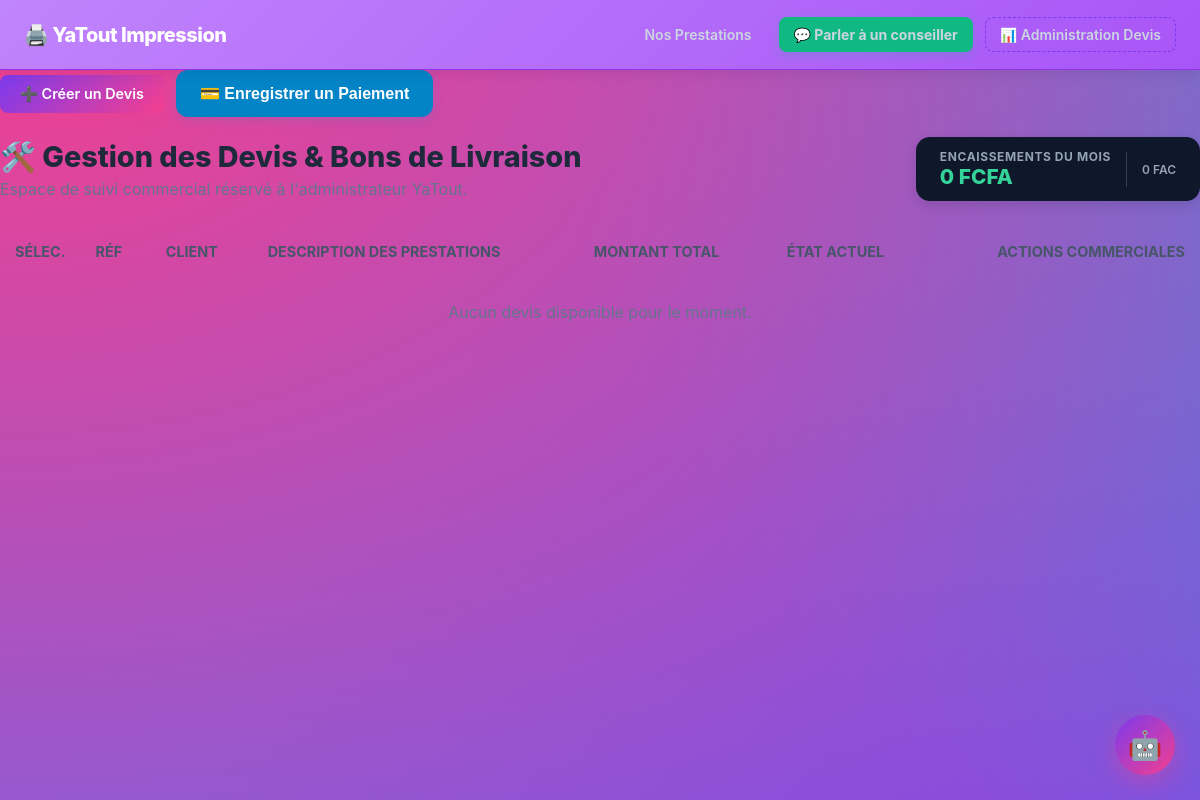
/gestion-devis/ (signed in), run on an earlier commit of the app's database.
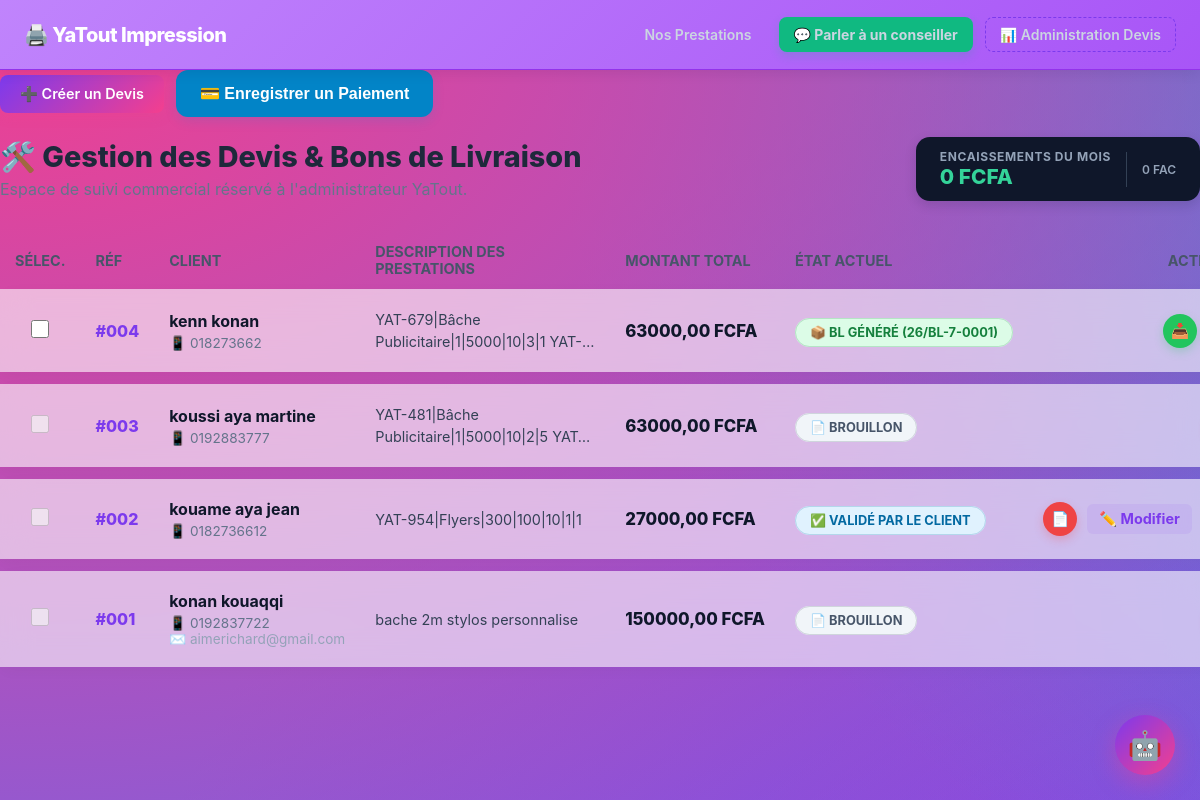
And on a later commit of the database.
### shop/models.py (models this page shows, shortened)
class Devis(models.Model):
    STATUT_CHOICES = [
        ('brouillon', 'Brouillon'),
        ('envoye', 'Envoyé au client'),
        ('valide', 'Validé par le client'),
        ('rejete', 'Rejeté'),
        ('converti_bl', 'Converti en BL'),
    ]
    nom_client = models.CharField(max_length=150, verbose_name="Nom complet du client")
    telephone = models.CharField(max_length=20, verbose_name="Numéro de téléphone / WhatsApp")
    email = models.EmailField(blank=True, null=True, verbose_name="Email (optionnel)")
    description_prestation = models.TextField(verbose_name="Détails des prestations demandées")
    montant_total = models.DecimalField(max_digits=10, decimal_places=2, verbose_name="Montant Total (FCFA)")
    statut = models.CharField(max_length=20, choices=STATUT_CHOICES, default='brouillon')
    livre_par = models.CharField(max_length=150, default="Nous-mêmes", verbose_name="Mode de livraison")
    cree_par = models.ForeignKey(User, on_delete=models.SET_NULL, null=True, limit_choices_to={'is_staff': True})
    date_creation = models.DateTimeField(auto_now_add=True)
    date_modification = models.DateTimeField(auto_now=True)
    numero_bl = models.CharField(max_length=50, blank=True, null=True, verbose_name="Numéro de BL associé")
    numero_devis_personnalise = models.CharField(max_length=20, unique=True, blank=True, null=True)
    statut = models.CharField(max_length=20, choices=STATUT_CHOICES, default='brouillon')
    livre_par = models.CharField(max_length=150, default="Nous-mêmes", verbose_name="Mode de livraison")
    class Meta:
        verbose_name = "Devis"
        ordering = ['-date_creation']

### shop/views.py (the view)
# urls.py: path('gestion-devis/', views.espace_devis_dashboard, name='espace_devis_dashboard'),
@user_passes_test(est_administrateur, login_url='connexion')
def espace_devis_dashboard(request):
    aujourdhui = timezone.now()
    factures_du_mois = Facture.objects.filter(
        date_paiement__year=aujourdhui.year,
        date_paiement__month=aujourdhui.month
    )
    total_du_mois = factures_du_mois.aggregate(Sum('montant_recu'))['montant_recu__sum'] or 0
    nombre_transactions = factures_du_mois.count()
    devis_list = Devis.objects.all().order_by('-id')
    historique_paiements = Facture.objects.all().order_by('-date_paiement')
    return render(request, 'shop/admin_devis_dashboard.html', {
        'devis_list': devis_list,
        'historique_paiements': historique_paiements, # 👈 Transmis au HTML
        'prestation': True,
        'total_du_mois': total_du_mois,
        'nombre_transactions': nombre_transactions,
        'mois_actuel': aujourdhui.strftime("%B %Y")
    })

### shop/views.py (called while the page is built)
def est_administrateur(user):
    return user.is_authenticated and (user.is_staff or user.is_superuser)

### shop/templates/shop/admin_devis_dashboard.html (shortened to what the changed rows need)
{% extends 'shop/base.html' %}
{% block content %}
<div style="display: flex; flex-direction: column-reverse !important; justify-content: flex-start; align-items: flex-start !important; margin-bottom: 30px; gap: 20px;">
    <div style="flex-shrink: 0; width: 100%; display: flex; justify-content: space-between; align-items: center; flex-wrap: wrap; gap: 15px;">
        <div>
            <h2 style="color: #1e293b; font-weight: 800; margin: 0; font-size: 1.8rem;">🛠️ Gestion des Devis & Bons de Livraison</h2>
        </div>
    </div>
</div>
        <div style="overflow-x: auto; width: 100%;">
            <table style="width: 100%; border-collapse: separate; border-spacing: 0 12px; min-width: 900px;">
                <thead>
                    <tr style="color: #475569; text-align: left; font-weight: 700; font-size: 0.9rem;">
                        <th style="padding: 0 15px; width: 40px;">SÉLEC.</th>
                        <th style="padding: 0 15px;">RÉF</th>
                        <th style="padding: 0 15px;">CLIENT</th>
                        <th style="padding: 0 15px;">DESCRIPTION DES PRESTATIONS</th>
                        <th style="padding: 0 15px;">MONTANT TOTAL</th>
                        <th style="padding: 0 15px;">ÉTAT ACTUEL</th>
                        <th style="padding: 0 15px; text-align: right;">ACTIONS COMMERCIALES</th>
                    </tr>
                </thead>
                <tbody>
                    {% for devis in devis_list %}
                    <tr class="item-list-row" style="background: rgba(255, 255, 255, 0.6) !important;">
                        <td style="padding: 20px 15px; text-align: center;">
                           <input type="checkbox" name="select-devis" class="devis-checkbox"
       data-client="{{ devis.nom_client }}"
       data-montant="{{ devis.montant_total }}"
       data-bl="{{ devis.numero_bl }}"
       {% if devis.statut != 'converti_bl' %}disabled title="Uniquement pour les dossiers avec BL généré"{% endif %}
       style="width: 18px; height: 18px; cursor: pointer;">
                        </td>
                        <td style="padding: 20px 15px; font-weight: 800; color: #7c3aed; font-size: 1rem; white-space: nowrap;">
                            {% if devis.numero_devis_personnalise %}
                                {{ devis.numero_devis_personnalise }}
                            {% else %}
                                #00{{ devis.id }}
                            {% endif %}
                        </td>
                        <td style="padding: 20px 15px; white-space: nowrap;">
                            <strong style="color: #0f172a; font-size: 1rem; display: block; margin-bottom: 4px;">{{ devis.nom_client }}</strong>
                            <span style="color: #64748b; font-size: 0.85rem; display: block;">📱 {{ devis.telephone }}</span>
                            {% if devis.email %}
                                <span style="color: #94a3b8; font-size: 0.85rem; display: block;">✉️ {{ devis.email }}</span>
                            {% endif %}
                        </td>
                        <td style="padding: 20px 15px; color: #334155; font-size: 0.9rem; min-width: 250px; max-width: 300px; line-height: 1.5;">
                            <div style="max-height: 60px; overflow: hidden; text-overflow: ellipsis; display: -webkit-box; -webkit-line-clamp: 2; -webkit-box-orient: vertical;">
                                {{ devis.description_prestation }}
                            </div>
                        </td>
                        <td style="padding: 20px 15px; font-weight: 800; color: #0f172a; font-size: 1.05rem; white-space: nowrap;">
                            {{ devis.montant_total }} FCFA
                        </td>
                        <td style="padding: 20px 15px; white-space: nowrap;">
                            {% if devis.statut == 'converti_bl' %}
                                <span style="background: #dcfce7; color: #15803d; padding: 6px 14px; border-radius: 20px; font-size: 0.8rem; font-weight: 700; border: 1px solid rgba(21, 128, 61, 0.2);">
                                    📦 BL GÉNÉRÉ ({{ devis.numero_bl }})
                                </span>
                            {% elif devis.statut == 'valide' %}
                                <span style="background: #e0f2fe; color: #0369a1; padding: 6px 14px; border-radius: 20px; font-size: 0.8rem; font-weight: 700; border: 1px solid rgba(3, 105, 161, 0.2);">
                                    ✅ VALIDÉ PAR LE CLIENT
                                </span>
                            {% elif devis.statut == 'envoye' %}
                                <span style="background: #fef9c3; color: #a16207; padding: 6px 14px; border-radius: 20px; font-size: 0.8rem; font-weight: 700; border: 1px solid rgba(161, 98, 7, 0.2);">
                                    📩 ENVOYÉ AU CLIENT
                                </span>
                            {% elif devis.statut == 'rejete' %}
                                <span style="background: #fee2e2; color: #b91c1c; padding: 6px 14px; border-radius: 20px; font-size: 0.8rem; font-weight: 700; border: 1px solid rgba(185, 28, 28, 0.2);">
                                    ❌ REJETÉ
                                </span>
                            {% else %}
                                <span style="background: #f1f5f9; color: #475569; padding: 6px 14px; border-radius: 20px; font-size: 0.8rem; font-weight: 700; border: 1px solid rgba(71, 85, 105, 0.2);">
                                    📄 BROUILLON
                                </span>
                            {% endif %}
                        </td>
                        <td style="padding: 20px 15px; text-align: right; white-space: nowrap;">
                            <div style="display: inline-flex; align-items: center; gap: 10px;">
                                {% if devis.statut == 'converti_bl' %}
                                    <a href="{% url 'telecharger_bl_pdf' devis_id=devis.id %}" title="Télécharger le BL PDF" style="display: inline-flex; align-items: center; justify-content: center; width: 34px; height: 34px; background: #22c55e; border-radius: 50%; text-decoration: none; font-size: 0.9rem; box-shadow: 0 4px 10px rgba(34, 197, 94, 0.25); transition: transform 0.2s;" onmouseover="this.style.transform='scale(1.15)'" onmouseout="this.style.transform='scale(1)'">
                                        📥
                                    </a>
                                {% endif %}
                                <a href="{% url 'telecharger_devis_pdf' devis_id=devis.id %}" title="Télécharger le Devis PDF" style="display: inline-flex; align-items: center; justify-content: center; width: 34px; height: 34px; background: #ef4444; border-radius: 50%; text-decoration: none; font-size: 0.9rem; box-shadow: 0 4px 10px rgba(239, 68, 68, 0.25); transition: transform 0.2s;" onmouseover="this.style.transform='scale(1.15)'" onmouseout="this.style.transform='scale(1)'">
                                    📄
                                </a>
                                <a href="{% url 'modifier_devis' devis_id=devis.id %}" style="color: #7c3aed; font-weight: 700; text-decoration: none; font-size: 0.9rem; padding: 6px 12px; background: rgba(124, 58, 237, 0.08); border-radius: 6px; transition: all 0.2s;" onmouseover="this.style.background='rgba(124, 58, 237, 0.15)'" onmouseout="this.style.background='rgba(124, 58, 237, 0.08)'">
                                    ✏️ Modifier
                                </a>
                            </div>
                        </td>
                    </tr>
                    {% empty %}
                    <tr>
                        <td colspan="7" style="padding: 30px; text-align: center; color: #64748b;">
                            Aucun devis disponible pour le moment.
                        </td>
                    </tr>
                    {% endfor %}
                </tbody>
            </table>
        </div>
    </div>
</div>
{% endblock %}

What changed in the data, as far as the page shows it:
added Devis: id "4", nom_client "kenn konan", telephone "018273662", description_prestation "YAT-679|Bâche…", montant_total "63000,00", numero_bl "26/BL-7-0001"
added Devis: id "3", nom_client "koussi aya martine", telephone "0192883777", description_prestation "YAT-481|Bâche…", montant_total "63000,00", shows "📄 BROUILLON"
added Devis: id "2", nom_client "kouame aya jean", telephone "0182736612", description_prestation "YAT-954|Flyers|300|100|10|1|1", montant_total "27000,00", shows "✅ VALIDÉ PAR LE CLIENT"
added Devis: id "1", nom_client "konan kouaqqi", telephone "0192837722", email "aimerichard@gmail.com", description_prestation "bache 2m stylos personnalise", montant_total "150000,00", shows "📄 BROUILLON"
